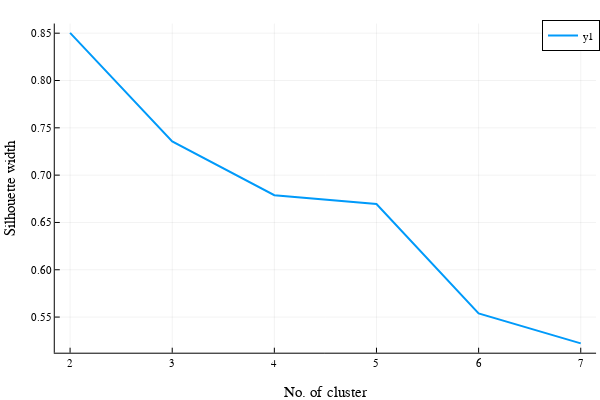

The notebook cell saved with this chart:
### Code cell
Plots.plot(cl_num, sil_width, xlabel="No. of cluster", ylabel="Silhouette width", linewidth=2)

### Figure 1 — Plotly figure (JSON) as saved in the notebook; plotly's stock layout.template omitted (floating-point values rounded to 4 significant figures)
{"data": [{"colorbar": {"title": ""}, "legendgroup": "y1", "line": {"color": "rgba(0, 154, 250, 1.000)", "dash": "solid", "shape": "linear", "width": 2}, "mode": "lines", "name": "y1", "showlegend": true, "type": "scatter", "x": [2, 3, 4, 5, 6, 7], "xaxis": "x", "y": [0.8504, 0.7357, 0.6788, 0.6695, 0.5539, 0.5222], "yaxis": "y", "zmax": null, "zmin": null}], "layout": {"annotations": [], "height": 400, "legend": {"bgcolor": "rgba(255, 255, 255, 1.000)", "bordercolor": "rgba(0, 0, 0, 1.000)", "borderwidth": 1, "font": {"color": "rgba(0, 0, 0, 1.000)", "family": "sans-serif", "size": 11}, "title": {"font": {"color": "rgba(0, 0, 0, 1.000)", "family": "sans-serif", "size": 15}, "text": ""}, "tracegroupgap": 0, "traceorder": "normal", "x": 1, "xanchor": "auto", "y": 1, "yanchor": "auto"}, "margin": {"b": 20, "l": 0, "r": 0, "t": 20}, "paper_bgcolor": "rgba(255, 255, 255, 1.000)", "plot_bgcolor": "rgba(255, 255, 255, 1.000)", "showlegend": true, "width": 600, "xaxis": {"anchor": "y", "domain": [0.09128, 0.9934], "gridcolor": "rgba(0, 0, 0, 0.100)", "gridwidth": 0.5, "linecolor": "rgba(0, 0, 0, 1.000)", "mirror": false, "range": [1.85, 7.15], "showgrid": true, "showline": true, "showticklabels": true, "tickangle": 0, "tickcolor": "rgb(0, 0, 0)", "tickfont": {"color": "rgba(0, 0, 0, 1.000)", "family": "sans-serif", "size": 11}, "tickmode": "array", "ticks": "inside", "ticktext": ["2", "3", "4", "5", "6", "7"], "tickvals": [2, 3, 4, 5, 6, 7], "title": "No. of cluster", "titlefont": {"color": "rgba(0, 0, 0, 1.000)", "family": "sans-serif", "size": 15}, "type": "-", "visible": true, "zeroline": false, "zerolinecolor": "rgba(0, 0, 0, 1.000)"}, "yaxis": {"anchor": "x", "domain": [0.07581, 0.9902], "gridcolor": "rgba(0, 0, 0, 0.100)", "gridwidth": 0.5, "linecolor": "rgba(0, 0, 0, 1.000)", "mirror": false, "range": [0.5123, 0.8602], "showgrid": true, "showline": true, "showticklabels": true, "tickangle": 0, "tickcolor": "rgb(0, 0, 0)", "tickfont": {"color": "rgba(0, 0, 0, 1.000)", "family": "sans-serif", "size": 11}, "tickmode": "array", "ticks": "inside", "ticktext": ["0.55", "0.60", "0.65", "0.70", "0.75", "0.80", "0.85"], "tickvals": [0.55, 0.6, 0.65, 0.7, 0.75, 0.8, 0.85], "title": "Silhouette width", "titlefont": {"color": "rgba(0, 0, 0, 1.000)", "family": "sans-serif", "size": 15}, "type": "-", "visible": true, "zeroline": false, "zerolinecolor": "rgba(0, 0, 0, 1.000)"}}}
